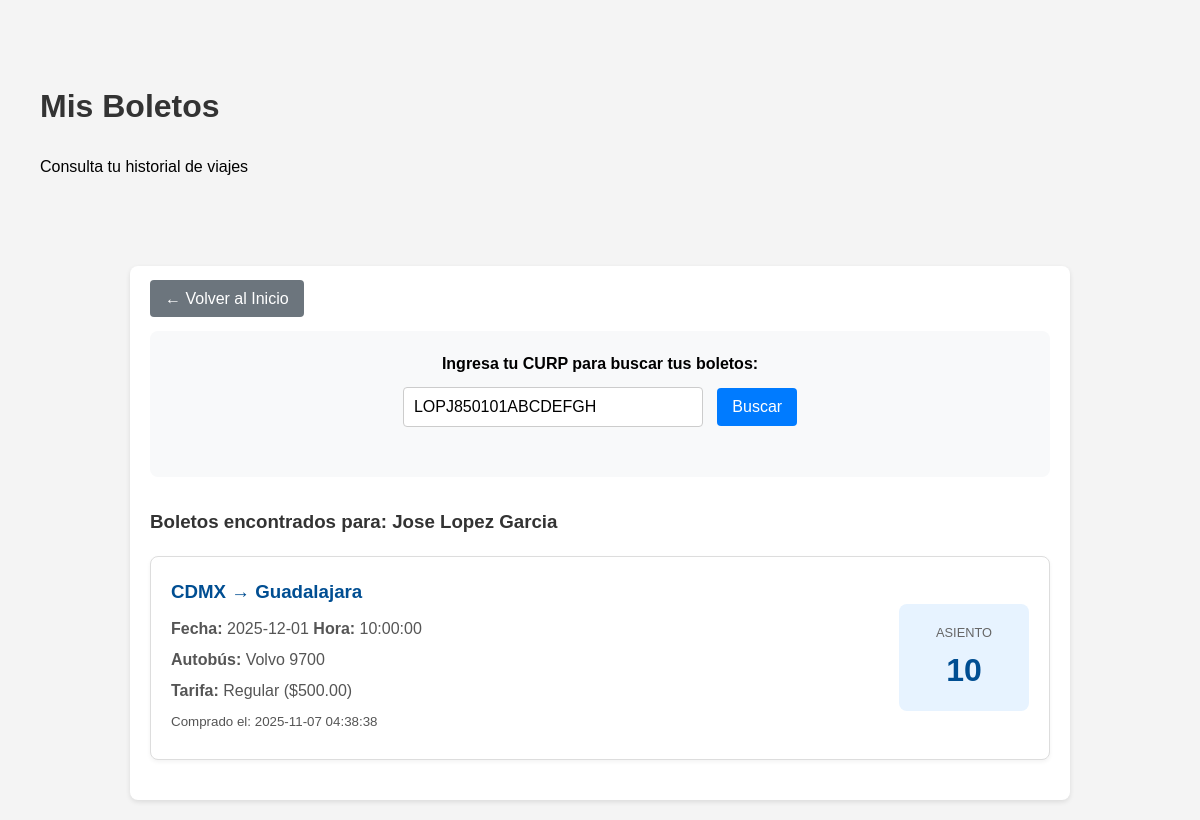
Page /Via-real/misBoletos.php?curp=LOPJ850101ABCDEFGH on the committed database.
### tables this page shows
CREATE TABLE `Boleto` (
  `id_viaje` int(11) NOT NULL,
  `NumeroAsiento` smallint(5) UNSIGNED NOT NULL,
  `FechaVenta` timestamp NULL DEFAULT current_timestamp(),
  `Pasajero_CURP` varchar(18) NOT NULL,
  `id_tarifa` int(11) NOT NULL
);

CREATE TABLE `Pasajero` (
  `CURP` varchar(18) NOT NULL,
  `Nombre` varchar(100) NOT NULL,
  `Apellido` varchar(100) NOT NULL,
  `Telefono` varchar(15) DEFAULT NULL
);

CREATE TABLE `Viaje` (
  `id_viaje` int(11) NOT NULL,
  `Origen` varchar(100) NOT NULL,
  `Destino` varchar(100) NOT NULL,
  `FechaSalida` date NOT NULL,
  `HoraSalida` time NOT NULL,
  `Conductor_INE` varchar(18) NOT NULL,
  `Autobus_Placa` varchar(10) NOT NULL
);

CREATE TABLE `Autobus` (
  `Placa` varchar(10) NOT NULL,
  `Modelo` varchar(50) DEFAULT NULL,
  `Capacidad` tinyint(3) UNSIGNED NOT NULL
);

CREATE TABLE `Tarifa` (
  `id_tarifa` int(11) NOT NULL,
  `PrecioBase` decimal(10,2) NOT NULL,
  `Tipo` varchar(20) NOT NULL
);

### Via-real/misBoletos.php (the view, shortened to what this page needs)
<?php
require 'conexion.php';
$boletos_encontrados = [];
$busqueda_realizada = false;
if (isset($_GET['curp'])) {
    $curp = trim($_GET['curp']);
    $busqueda_realizada = true;
    try {
        $sql = "SELECT B.NumeroAsiento, B.FechaVenta,
                       V.Origen, V.Destino, V.FechaSalida, V.HoraSalida,
                       A.Modelo, T.Tipo, T.PrecioBase,
                       P.Nombre, P.Apellido
                FROM Boleto B
                JOIN Viaje V ON B.id_viaje = V.id_viaje
                JOIN Autobus A ON V.Autobus_Placa = A.Placa
                JOIN Tarifa T ON B.id_tarifa = T.id_tarifa
                JOIN Pasajero P ON B.Pasajero_CURP = P.CURP
                WHERE B.Pasajero_CURP = ?
                ORDER BY V.FechaSalida DESC";
        if (class_exists('R')) {
            $boletos_encontrados = R::getAll($sql, [$curp]);
        } else {
            $stmt = $conexion->prepare($sql);
            $stmt->execute([$curp]);
            $boletos_encontrados = $stmt->fetchAll(PDO::FETCH_ASSOC);
        }
    } catch (Exception $e) {
        $error = "Error al buscar boletos: " . $e->getMessage();
    }
}
?>
<!DOCTYPE html>
<html lang="es">
<head>
    <link rel="stylesheet" href="style.css">
</head>
<body>
    <header class="header-titulo" style="padding: 40px 20px; margin-bottom: 30px;">
        <div class="contenido-header">
            <h1>Mis Boletos</h1>
            <p>Consulta tu historial de viajes</p>
        </div>
    </header>
    <div class="container">
        <div style="margin-bottom: 20px;">
            <a href="index.php" class="btn" style="background-color: #6c757d;">&larr; Volver al Inicio</a>
        </div>
        <div class="search-box">
            <form action="misBoletos.php" method="GET">
                <label for="curp" style="display: block; margin-bottom: 10px;">Ingresa tu CURP para buscar tus boletos:</label>
                <input type="text" name="curp" id="curp" required value="<?= htmlspecialchars($_GET['curp'] ?? '') ?>">
                <input type="submit" value="Buscar" class="btn" style="margin-left: 10px;">
            </form>
        </div>
        <?php if ($busqueda_realizada): ?>
            <?php if (!empty($boletos_encontrados)): ?>
                <h3>Boletos encontrados para: <?= htmlspecialchars($boletos_encontrados[0]['Nombre'] . ' ' . $boletos_encontrados[0]['Apellido']) ?></h3>
                <?php foreach ($boletos_encontrados as $boleto): ?>
                    <div class="ticket-card">
                        <div class="ticket-info">
                            <h3><?= htmlspecialchars($boleto['Origen']) ?> &rarr; <?= htmlspecialchars($boleto['Destino']) ?></h3>
                            <p><strong>Fecha:</strong> <?= htmlspecialchars($boleto['FechaSalida']) ?> <strong>Hora:</strong> <?= htmlspecialchars($boleto['HoraSalida']) ?></p>
                            <p><strong>Autobús:</strong> <?= htmlspecialchars($boleto['Modelo']) ?></p>
                            <p><strong>Tarifa:</strong> <?= htmlspecialchars($boleto['Tipo']) ?> ($<?= htmlspecialchars($boleto['PrecioBase']) ?>)</p>
                            <p><small>Comprado el: <?= htmlspecialchars($boleto['FechaVenta']) ?></small></p>
                        </div>
                        <div class="ticket-seat">
                            <small>Asiento</small>
                            <span><?= htmlspecialchars($boleto['NumeroAsiento']) ?></span>
                        </div>
                    </div>
                <?php endforeach; ?>
            <?php endif; ?>
        <?php endif; ?>
    </div>
</body>
</html>

### Via-real/style.css (style rules this page uses)
body { font-family: Arial, sans-serif; line-height: 1.6; background-color: #f4f4f4; margin: 0; padding: 20px; }
.container { max-width: 900px; margin: auto; background: #fff; padding: 20px; border-radius: 8px; box-shadow: 0 2px 5px rgba(0,0,0,0.1); }
h1, h2, h3 { color: #333; }
a { color: #007BFF; text-decoration: none; }
form { margin-bottom: 20px; }
label { display: block; margin-bottom: 5px; font-weight: bold; }
input[type="text"], input[type="date"], input[type="password"], input[type="datetime-local"], input[type="number"], select { width: 100%; padding: 8px; margin-bottom: 10px; border: 1px solid #ccc; border-radius: 4px; box-sizing: border-box; }
input[type="submit"], button, .btn { background: #007BFF; color: #fff; padding: 10px 15px; border: none; border-radius: 4px; cursor: pointer; font-size: 16px; }

### Via-real/misBoletos.php (style rules this page uses)
.search-box { text-align: center; margin-bottom: 30px; padding: 20px; background-color: #f8f9fa; border-radius: 8px; }
.search-box input[type="text"] { width: 300px; padding: 10px; font-size: 16px; border: 1px solid #ccc; border-radius: 4px; }
.ticket-card { border: 1px solid #ddd; border-radius: 8px; padding: 20px; margin-bottom: 20px; background-color: #fff; box-shadow: 0 2px 4px rgba(0,0,0,0.05); display: flex; justify-content: space-between; align-items: center; }
.ticket-info h3 { margin: 0 0 10px 0; color: #004e92; }
.ticket-info p { margin: 5px 0; color: #555; }
.ticket-seat { text-align: center; background-color: #e7f3ff; padding: 15px; border-radius: 8px; min-width: 100px; }
.ticket-seat span { font-size: 2em; font-weight: bold; color: #004e92; display: block; }
.ticket-seat small { color: #666; text-transform: uppercase; font-size: 0.8em; }

### rows in the picture
boleto: Pasajero_CURP.Apellido "Jose Lopez Garcia", id_viaje.Origen "CDMX", id_viaje.Destino "Guadalajara", id_viaje.FechaSalida "2025-12-01", id_viaje.HoraSalida "10:00:00", autobus.Modelo "Volvo 9700", id_tarifa.Tipo "Regular", id_tarifa.PrecioBase "500.00", FechaVenta "2025-11-07 04:38:38", NumeroAsiento "10"
